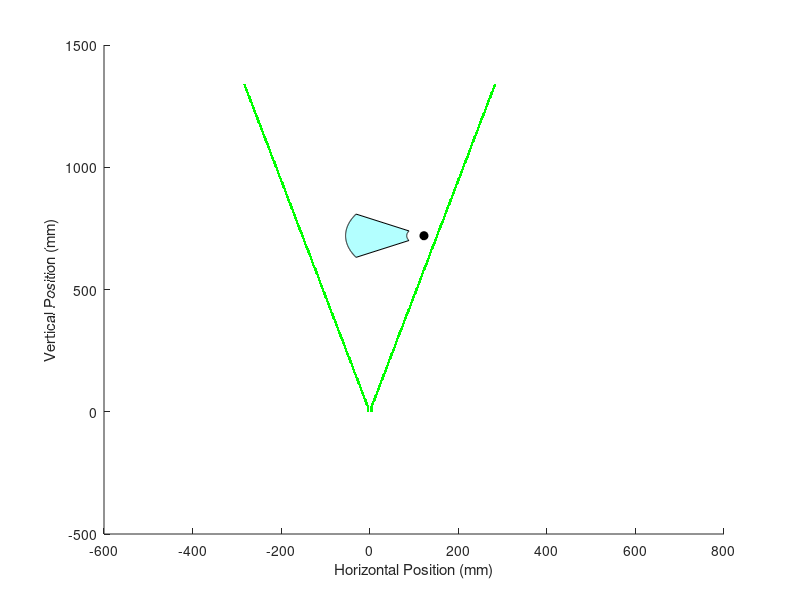

The MATLAB script that drew this image: (Note: this script raises an error after producing the figure.)
clear
close all

% Initial plot of single radial gaussian distribution
% I0 = 1; % normalized units
% bw = 4; % mm
% r = linspace(-2*bw,2*bw,200);
% I = I0 * exp((-2*r.^2) / bw^2);
% 
% figure
% plot(r, I, LineWidth=2)
% xlabel("Radial distance")
% ylabel("Intensity")
% set(gca, FontSize=14)

% Plot heatmap for energy intensity in FOV
clear

color_lim = 0.25;

% Horizontal orientation of the 3rd plot (Field of View in PIV Plot).
% true  -> x-axis reversed (original behaviour: section viewed from behind,
%          as the PIV cameras see it)
% false -> same orientation as plots 1, 2 and 4 (section viewed from the
%          opposite side)
flip_PIV_plot = true;
I0 = 1; % normalized units
% bw = 3.427; % mm, reported as 1/4 inch (6.35 mm) but effective diameter 86.5% listed in test at 3.4 mm
% bw = 3.875; % commented out on 09/08/2026
bw = 9;
% bw = 5;Is t
L = 350; % mm, vertical length of FOV, pre-DFD value was 400
W = 350; % mm, horizontal width of FOV, pre-DFD value was 400
L_cal = 500;
W_cal = 310;
wt_dim = 1200; % mm, wind tunnel is 1.2 x 1.2 m
% vert_off = (14 + 7)*10; % mm, vertical offset of laser mirrors above wind tunnel

vert_off = (11 + 1)*10; % mm, vertical offset of lens above wind tunnel
d = ((wt_dim - L) / 2) + vert_off; % mm, vertical distance from focal point of cylindrical
                                    % lens to top of FOV
d_cal = ((wt_dim - L_cal) / 2) + vert_off; % mm, vertical distance from focal point of cylindrical
h_off = W*0.35; % mm, horizontal offset of wind tunnel
% z = linspace(d,d+L,200);
hor_num = 1000;
vert_num = 1000;

% ----------------------------------------------------------------------
% -------------------Annular section swept by wing----------------------
% ----------------------------------------------------------------------

w_r = 39; % mm
w_L = 177; % mm
phi = 30; % deg

p_y = d + L/2;
p_x = h_off;
% Parameters
pivot = [p_x, p_y];            % pivot point (not on the line)
line_p1 = [p_x + w_r, p_y];          % line endpoint 1
line_p2 = [p_x + w_L, p_y];          % line endpoint 2

% Radii of the two endpoints
r1 = norm(line_p1 - pivot);
r2 = norm(line_p2 - pivot);

% Sample angles
theta = linspace(-phi, phi, 200);

% Arc coordinates
x_outer = pivot(1) - r1*cosd(theta);
y_outer = pivot(2) - r1*sind(theta);

x_inner = pivot(1) - r2*cosd(theta);
y_inner = pivot(2) - r2*sind(theta);

% Build annular sector polygon
x_ring = [x_inner, fliplr(x_outer)];
y_ring = [y_inner, fliplr(y_outer)];

% ----------------------------------------------------------------------

t = 2; % thickness of laser beam edge on plot (not physical)
% fl = 3.91; % mm, a concave lens so this number is actually negative
% bfl_vals = 100; % mm
% bfl_vals = [5.2, 5.3, 7.1, 7.7, 9.0, 11.0, 14.0, 15.0 16.3, 20.3, 21.3, 23.5, 26.2, 26.7];
% bfl_vals = 11; % mm, currently installed lens
% bfl_vals = 15; % mm, next size up in terms of lens dimensions
% bfl_vals = 20.3; % mm, next size up after that, not in stock here
bfl_vals = 21.3; % mm, next size up after that
% back focal length (mechanical) different from effective focal length
% (optical), "A mechanical measurement given as the distance between the
% last surface of an optical lens to its image plane."
P = 10; % W, roughly

if (~isscalar(bfl_vals))
    med_int_vals = zeros(size(bfl_vals));
end

for j = 1:length(bfl_vals)
bfl = bfl_vals(j);

z = linspace(0,wt_dim + vert_off + bfl,vert_num);
theta = atan(bw / (2 * bfl));
int_grid = zeros(hor_num,length(z));
laser_grid = zeros(hor_num,length(z));
for i = 1:length(z)
    cur_w = 2 * z(i) * tan(theta);
    % r = linspace(-W/2,W/2,200);
    % radial/width array for laser beam intensity calculation
    w_r = linspace(-wt_dim/2  + h_off, wt_dim/2 + h_off,hor_num);
    % I0 = (2 * P) / (pi * (cur_w / 10)^2); % only true for cone
    A = pi * (bw / 10) * ((cur_w / 2) / 10);
    I0 = P / A;
    I = I0 * exp((-2*w_r.^2) / cur_w^2);

    % Store as a column
    int_grid(i,:) = I(:);

    if (z(i) < bfl) % preserve laser as beam before lens
        [M, ind_left] = min(abs(w_r + bw/2));
        [M, ind_right] = min(abs(w_r - bw/2));
    else % find location where beam width ends
        [M, ind_left] = min(abs(w_r + cur_w/2));
        [M, ind_right] = min(abs(w_r - cur_w/2));
    end

    try % give laser some apparent thickness on the plot so it can be seen more clearly
    laser_grid(i, ind_left-t:ind_left+t) = 1;
    laser_grid(i, ind_right-t:ind_right+t) = 1;
    catch % when thickness hits border of plot, plot original unthickened line
    laser_grid(i, ind_left) = 1;
    laser_grid(i, ind_right) = 1;
    end

    % if (mod(i,50) == 0)
    %     figure
    %     plot(r, I, LineWidth=2)
    %     xlabel("Radial distance")
    %     ylabel("Intensity")
    %     set(gca, FontSize=14)
    % end
end
if (~isscalar(bfl_vals))
median_intensity = median(int_grid(z > d+bfl & z < (d+bfl+L),w_r > -W/2 & w_r < W/2),"all");
med_int_vals(j) = round(median_intensity,3);
end
end

if (isscalar(bfl_vals))
bfl = bfl_vals;

% [left bottom width height]
FOV_pos = [-W/2 d + bfl W L];
Cal_pos = [-W/2 + (W - W_cal)/2 d_cal + bfl W_cal L_cal];
PIV_w = 300;
PIV_L = 400;
PIV_x = -W/2 + (W - W_cal)/2 + (W_cal - PIV_w)/2;
PIV_y = d_cal + bfl + (L_cal - PIV_L)/2;
PIV_pos = [PIV_x PIV_y PIV_w PIV_L];
wind_tunnel_pos = [-wt_dim/2 + h_off bfl + vert_off wt_dim wt_dim];

% ----------------------------------------------------------------------
% ----------Laser Beam Border in Wind Tunnel Section Plot---------------
% ----------------------------------------------------------------------

figure
hold on
imagesc(w_r, z, laser_grid)
n = 256;  % number of steps
cmap = [linspace(1,0,n)', linspace(1,1,n)', linspace(1,0,n)'];  
colormap(cmap);

% Plot annular region swept by wing
fill(x_ring, y_ring, 'c', 'FaceAlpha', 0.3, 'EdgeColor', 'k');
plot(pivot(1), pivot(2), 'ko', 'MarkerFaceColor', 'k'); % pivot

xlabel('Horizontal Position (mm)')
ylabel('Vertical Position (mm)')
set(gca, FontSize=14)
set(gca,'YDir','reverse')
axis equal
xlim([-wt_dim/2 + h_off wt_dim/2 + h_off])
ylim([0 wt_dim + vert_off])
% xlim([-4 4])
% ylim([0 8])
% xlim([-4 4])
% ylim([-8 8])
title('Border of Laser Beam')

% FOV rectangle
rectangle('Position', FOV_pos, 'EdgeColor', 'k', 'LineWidth', 2)

% Wind tunnel rectangle
rectangle('Position', wind_tunnel_pos, 'EdgeColor', 'k', 'LineWidth', 1)

% ----------------------------------------------------------------------
% ------------Field of View in Wind Tunnel Section Plot-----------------
% ----------------------------------------------------------------------

figure
hold on
imagesc(w_r, z, int_grid)
cb = colorbar;
% clim([0 color_lim])

% Define custom 2-color colormap:
% - first color: white (for values below cutoff)
% - second color: yellow (for values above cutoff)
colormap([1 1 1; 1 1 0]);
% Set color limits so that values <= cutoff map to first color,
% and values >= cutoff map to second color
clim([color_lim-0.001, color_lim+0.001]); 

datacursormode on

% Plot annular region swept by wing
fill(x_ring, y_ring, 'c', 'FaceAlpha', 0.3, 'EdgeColor', 'k');
plot(pivot(1), pivot(2), 'ko', 'MarkerFaceColor', 'k'); % pivot

% FOV rectangle
rectangle('Position', FOV_pos, 'EdgeColor', 'k', 'LineWidth', 2)

% Calibration target rectangle
rectangle('Position', Cal_pos, 'EdgeColor', '#4f4f4f', 'LineWidth', 2)

% Wind tunnel rectangle
rectangle('Position', wind_tunnel_pos, 'EdgeColor', 'k', 'LineWidth', 1)

ylabel(cb,'W / cm^2','FontSize',16,'Rotation',270)
xlabel('Horizontal Position (mm)')
ylabel('Vertical Position (mm)')
set(gca, FontSize=14)
set(gca,'YDir','reverse')
axis equal
xlim([-wt_dim/2 + h_off wt_dim/2 + h_off])
ylim([0 wt_dim + vert_off])
title('Light Intensity in Wind Tunnel')

% ----------------------------------------------------------------------
% ------------------------Field of View in PIV Plot---------------------
% ----------------------------------------------------------------------

figure
hold on

datacursormode on

% Calibration target rectangle
rectangle('Position', PIV_pos, 'FaceColor', 'green',...
          'EdgeColor', 'none','FaceAlpha', 0.5)

% Plot annular region swept by wing
plot([x_ring x_ring(1)], [y_ring y_ring(1)], 'k', 'LineWidth', 1.5);
plot(pivot(1), pivot(2), 'ko', 'MarkerFaceColor', 'k'); % pivot

x_ring_mirror = 2*pivot(1) - x_ring;  % reflect across pivot x

plot([x_ring_mirror x_ring_mirror(1)], [y_ring y_ring(1)], 'k', 'LineWidth', 1.5);
plot(pivot(1), pivot(2), 'ko', 'MarkerFaceColor', 'k'); % pivot

% Wind tunnel rectangle
rectangle('Position', wind_tunnel_pos, 'EdgeColor', 'k', 'LineWidth', 3)

ylabel(cb,'W / cm^2','FontSize',16,'Rotation',270)
xlabel('Horizontal Position (mm)')
ylabel('Vertical Position (mm)')
set(gca, FontSize=14)
set(gca,'YDir','reverse')
axis equal
padding = 100;
xlim([-wt_dim/2 + h_off - padding wt_dim/2 + h_off + padding])
ylim([vert_off - padding wt_dim + vert_off + padding])
if flip_PIV_plot
    set(gca, 'XDir', 'reverse'); % flip axis since PIV is from behind
    title({'Light Intensity in Wind Tunnel', '(flipped: viewed from behind)'})
else
    set(gca, 'XDir', 'normal');
    title({'Light Intensity in Wind Tunnel', '(unflipped: same view as other plots)'})
end

% ----------------------------------------------------------------------
% --------------------------Field of View Plot--------------------------
% ----------------------------------------------------------------------

figure
hold on
imagesc(w_r(w_r > -W/2 & w_r < W/2), z(z > d+bfl & z < (d+bfl+L)), int_grid(z > d+bfl & z < (d+bfl+L),w_r > -W/2 & w_r < W/2))
cb = colorbar;
% clim([0 color_lim])
clim([0 0.2])
datacursormode on

% FOV rectangle
rectangle('Position', FOV_pos, 'EdgeColor', 'k', 'LineWidth', 2)

ylabel(cb,'W / cm^2','FontSize',16,'Rotation',270)
xlabel('Horizontal Position (mm)')
ylabel('Vertical Position (mm)')
set(gca, FontSize=14)
set(gca,'YDir','reverse')
axis equal
xlim([-W/2 W/2])
ylim([d+bfl d+bfl+L])
title('Light Intensity in Field of View')

disp("Back focal length: " + bfl + " mm")

mean_intensity = mean(int_grid(z > d+bfl & z < (d+bfl+L),w_r > -W/2 & w_r < W/2),"all");
disp("The average intensity in the FOV is: " + round(mean_intensity,3) + " W/cm^2")

median_intensity = median(int_grid(z > d+bfl & z < (d+bfl+L),w_r > -W/2 & w_r < W/2),"all");
disp("The median intensity in the FOV is: " + round(median_intensity,3) + " W/cm^2")

min_intensity = min(int_grid(z > d+bfl & z < (d+bfl+L),w_r > -W/2 & w_r < W/2),[],"all");
disp("The minimum intensity in the FOV is: " + round(min_intensity,3) + " W/cm^2")

else
    [M, I] = max(med_int_vals);
    disp("Highest median intensity is " + M + " W/cm^2, for BFL = " + bfl_vals(I))
end
